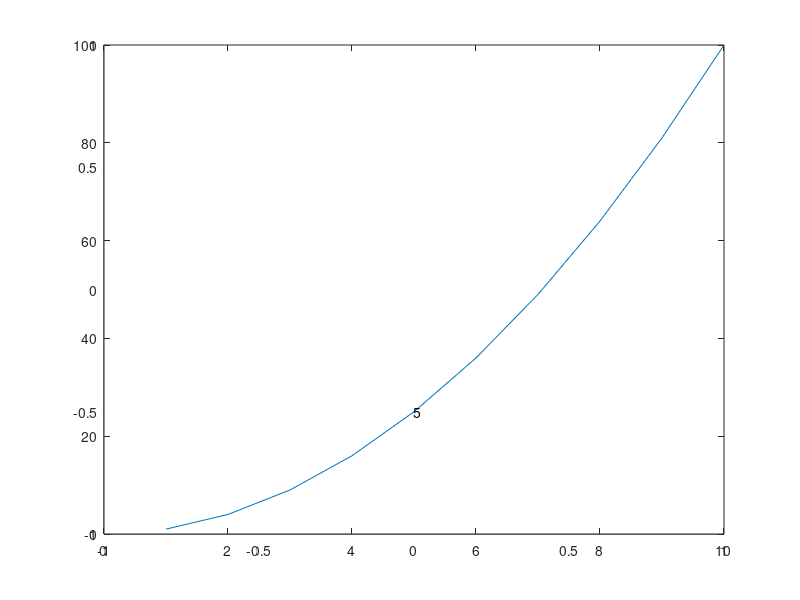

Here is the MATLAB script that generated this plot:
function overlay = hggtest

figure
overlay = hggroup;
plotax = axes;

x=1:10;
temp = plot(plotax,x,x.^2);
overlay(1) = temp;

temp = text(5,25,'5');
overlay(2) = temp;

%keyboard
end %function hggtest

